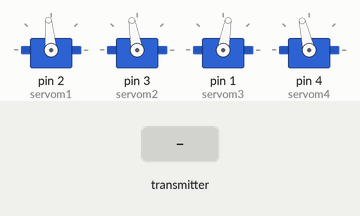
Recording of a sketch running on a simulated Arduino Uno, built with avr-gcc and run on an emulated ATmega328P. On the bench: 4 × servo. The test bench sets the inputs (shaded band). No radio packets arrive unless stated; what the sketch prints to the serial monitor is not drawn.

Above: at 0.16 s.
At 1.2 s:
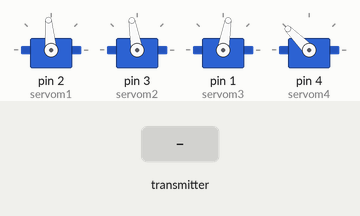
1.3 s: the transmitter starts sending msg.0 = 0
Timing chart, 0 to 4.3 s (numbered marks = the images above; inputs shaded):
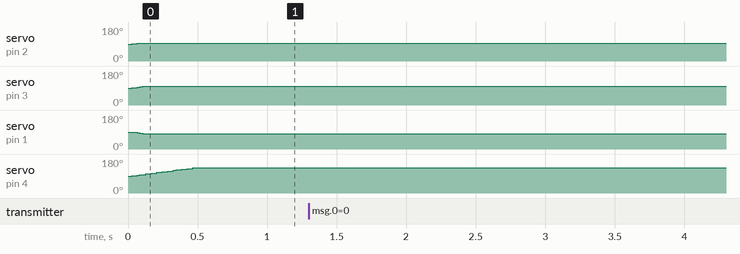

The sketch:

R_braco_antebraco.ino
```cpp
 // PROGRAMA DO BRAÇO //

       // DECLARAÇÃO DAS BIBLIOTECAS //

/*/ nota:
           elevação e profundidade = eixo Y
           rotação = eixo Z
           movimento de giro = eixo X /*/

#include <VarSpeedServo.h>
#include <nRF24L01.h>
#include <RF24.h>
#include <SPI.h>


#define servom1 2 // rotação
#define servom2 3 // base1
#define servom3 1 // base2
#define servom4 4 // antebraço
/*/#define servom5 6
#define srv 7
#define srv1 8/*/

RF24 radio(9, 10);// CE CSN
const byte endereco[6] = {0xB3B4B5B6F1, 0xB3B4B5B6CD, 0xB3B4B5B6A3};

VarSpeedServo servorot;
VarSpeedServo servobase1;
VarSpeedServo servobase2;
VarSpeedServo servoant; // servo antebraço - antigo servoomb
/*/VarSpeedServo servouppun; // servo de elevação do punho - antigo servocot
VarSpeedServo servogiropun; // servo de girar o punho - antigo servopun
VarSpeedServo servogar;/*/

int msg [8];
int led = A0;

int psrot;
int psbase1;
int psbase2;
int puppunho;
int pant;
int psgiropun;

int funcao1;
int funcao2;
int funcao3;
int funcao4;
/*/ msg[4] = garra;
    msg[3] = angX;
    msg[2] = angY;
    msg[1] = angZ;/*/

void setup() {
  // put your setup code here, to run once:
 Serial.begin(9600);
 Serial.print("iniciando");

 radio.begin();
 radio.openReadingPipe(0, endereco [0]);
 radio.openReadingPipe(1, endereco [1]);
 radio.openReadingPipe(2, endereco [2]);
 radio.setPALevel(RF24_PA_MAX);
 radio.startListening();
 radio.setChannel(100);


 servorot.attach (servom1);
 servorot.slowmove(95, 60);

 servobase1.attach (servom2);
 servobase2.attach (servom3);
 servobase1.slowmove(100, 60);

 servobase2.slowmove(80, 60);

 servoant.attach (servom4);
 servoant.slowmove (135, 60);

 /*/servouppun.attach (servom5);
 servouppun.slowmove(50, 60);
 delay (2000);
 servogiropun.attach (srv);
 servogiropun.slowmove(160, 60);
 delay (2000);
 servogar.attach (srv1);
 servogar.slowmove(75, 60);
 delay (2000);
 pinMode(led, OUTPUT);/*/


}

void loop() {


   // comunicação funcionando e comandos pela luva //

    while(radio.available()){

    digitalWrite(led, HIGH);// comunicação funcionando

   // LEITURA DAS MSG DA LUVA E ESCRITA NO SERIAL //

    radio.read(&msg, sizeof(msg));

    Serial.print("tvalorZ :");
    Serial.print(msg[1]);
    Serial.print("\tvalorY :");
    Serial.print(msg[2]);
    Serial.print("\tvalorX :");
    Serial.print(msg[3]);
    Serial.print("\tvalor ang garra :");
    Serial.println(msg[4]);


   // BRAÇO //
   if(msg[0] == 101) {
   psbase1 = map(msg[2], -180, 120, 45, 120); // base 1 = 0 abaixa pra frente, base 2 = 0 abaixa pra traz
   psbase2 = map(msg[2], -180, 120, 135, 60);

    if(msg[2] > -200 && msg[2]< 200){
      servobase1.slowmove(psbase1, 30);
      servobase2.slowmove(psbase2, 30);
    }
   }


   // ANTEBRAÇO //

    if (msg [0] == 101) {
      pant = map(msg[2], 80, -100, 180, 90);
      psrot = map(msg[1], -100, 80, 0, 180);


      if (msg[2] >= -100 && msg[2] <= 100){
        servoant.slowmove(pant, 60);
        }

      if(msg[5] >= -560 && msg[5] <= 560) {
        servorot.slowmove(psrot, 60);
      }

 // MÃO E PUNHO //

/*/

  if (msg [0] == 99){
   puppunho = map(msg[2], -100, 80, 0, 130);

   if (msg[3] > -100){
    funcao1 = 1;
   }

   if (msg[3] > 40) {
    funcao1 = 2;
   }
    if (msg[3] < -50) {
    funcao1 = 3;
   }


   switch (funcao1){
    case 1:
    servogiropun.slowmove(90, 60);
    servogar.slowmove(msg[4], 110);
    break;

    case 2:
    servogiropun.slowmove(30, 60);
    servogar.slowmove(msg[4], 110);
    break;

    case 3:
    servogiropun.slowmove(180, 60);
    servogar.slowmove(msg[4], 110);
    break;


   }


   if (msg[2] >= -50 && msg[2] <= 70) {
    servouppun.slowmove (puppunho, 60);
    servogar.slowmove(msg[4], 110);
   }
   servogar.slowmove(msg[4], 110);

    delay(15);
}/*/

 }


}

}
```

Measured:
- after the input at 1.3 s, every drawn part: stays the same
